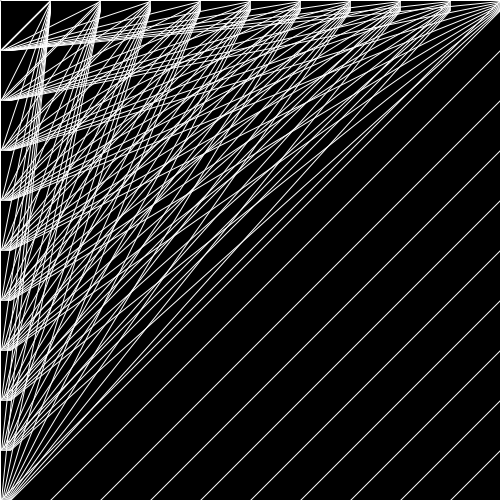
Frame 1 (no input)
Frame 60 (the mouse pressed at the canvas centre just before this capture): identical to frame 1, image omitted
Frame 120 (the mouse held since frame 60 and released just before this capture): identical to frame 1, image omitted

The Processing sketch that drew this single still picture (run headless with seeded random() and noise(); from frame 60 on, the mouse is pressed at the canvas centre):

// Processing sketch: processing_30379
// ── processing_30379.pde

void setup(){
  size(500, 500);
  smooth();
}

void draw(){
  background(0);
  noFill();
  stroke(255);
  for(int i = 0; i <= width; i = i+50){
    for (int j = 0; j <= height; j = j+50){
      line(i/50, j, i, j/50);
      line(i+50, j, i, j+50);
    }
  }
}
